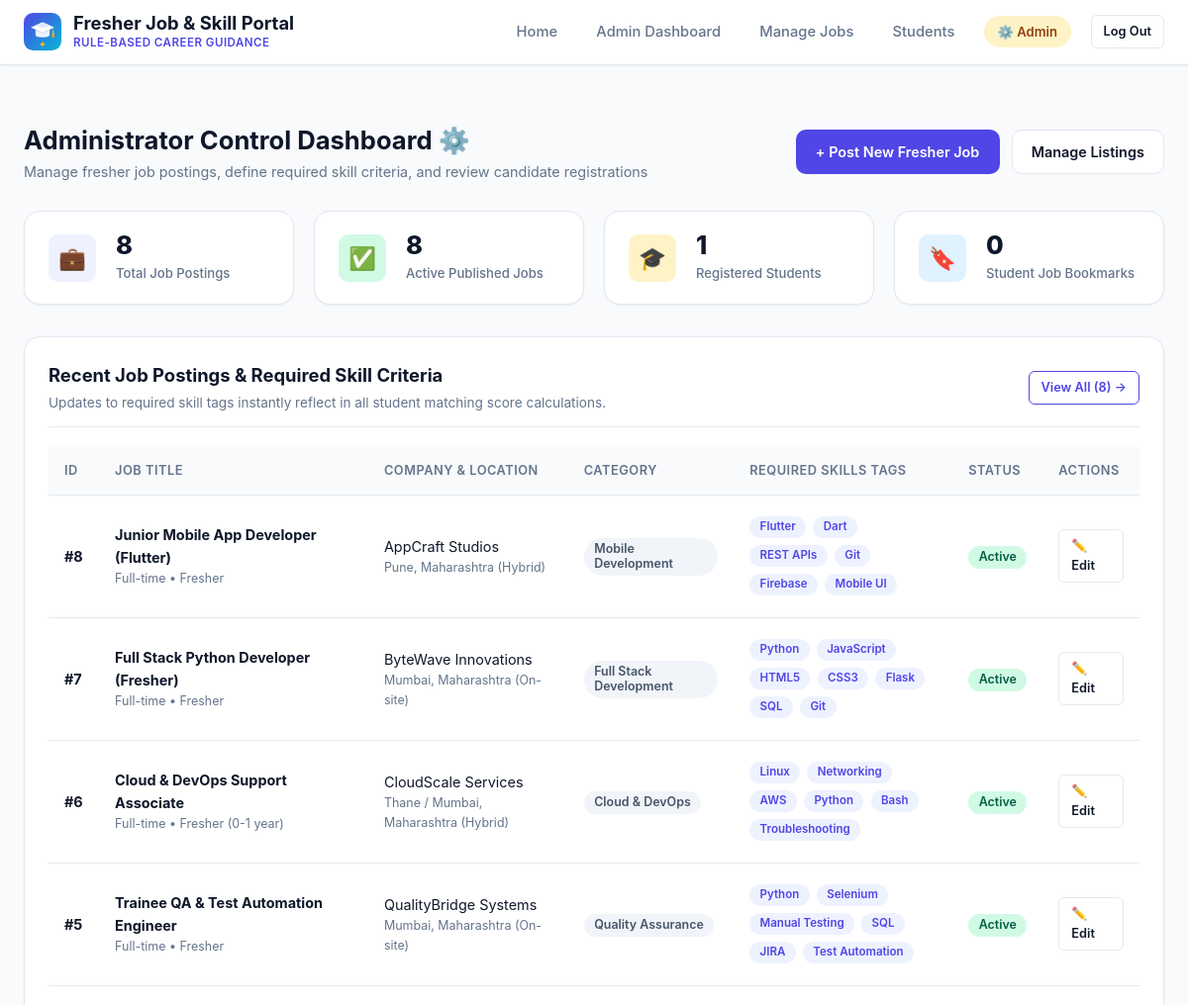
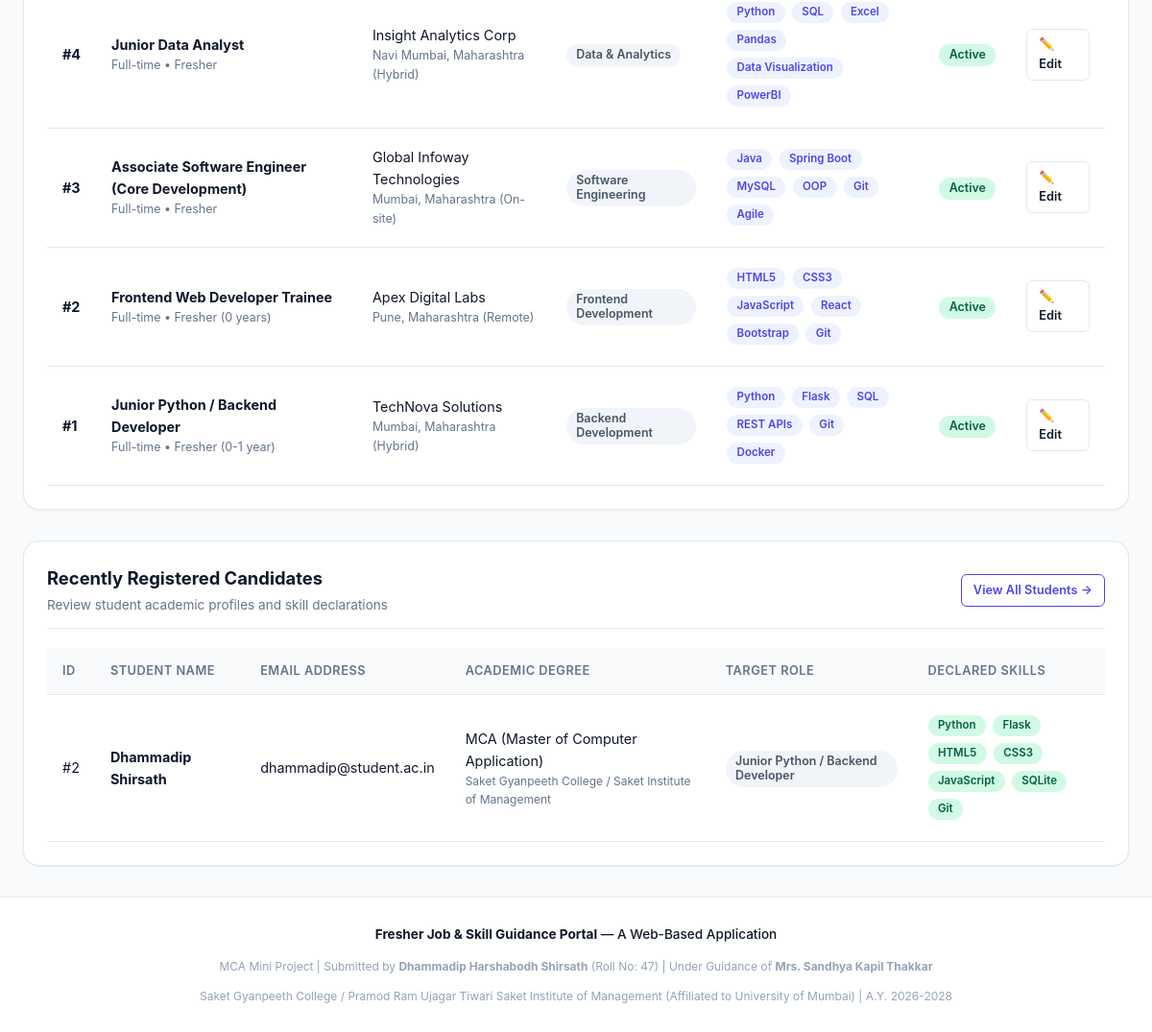
The app's page /admin/dashboard (signed in), older data (2 pictures, top to bottom).
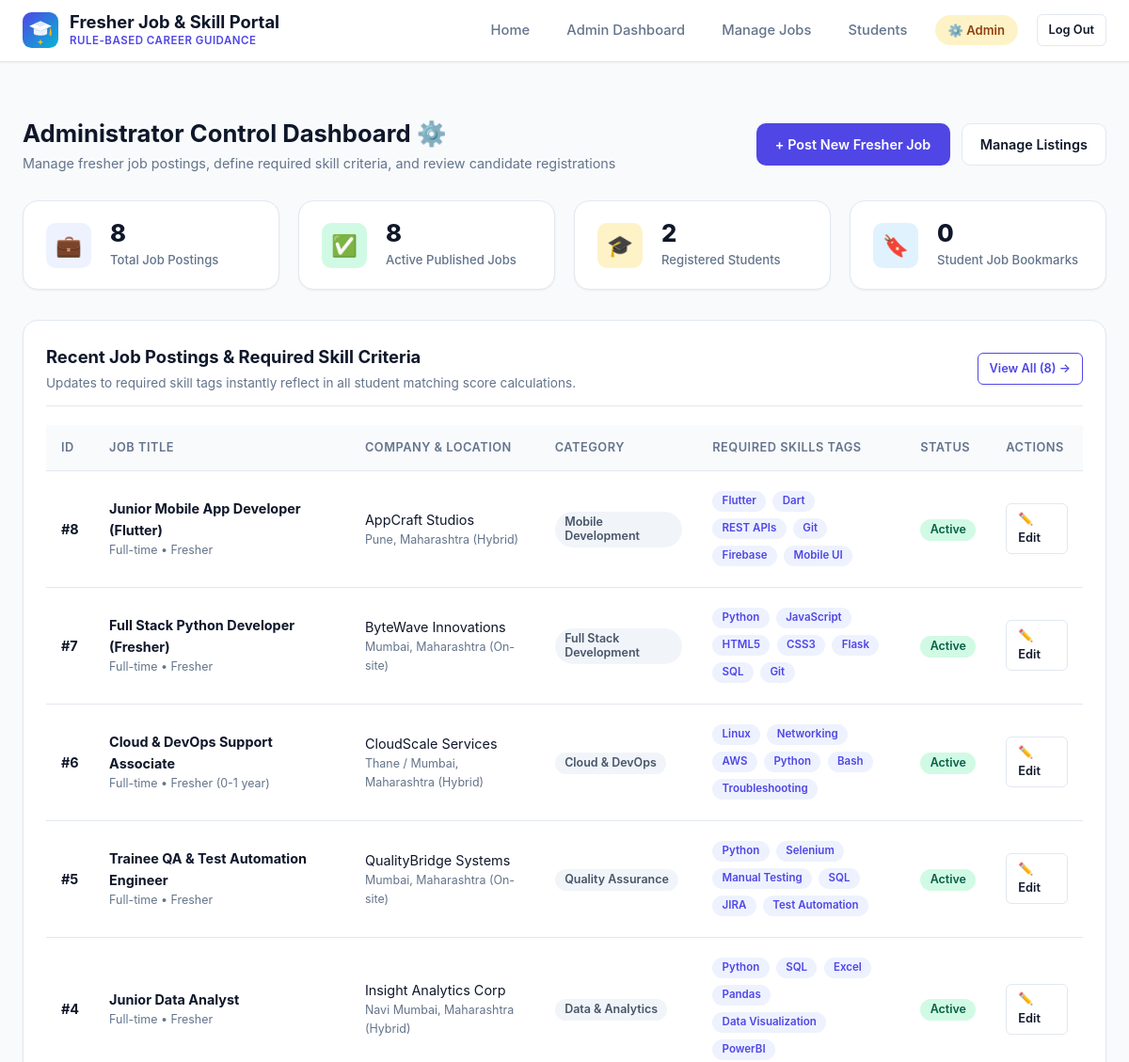
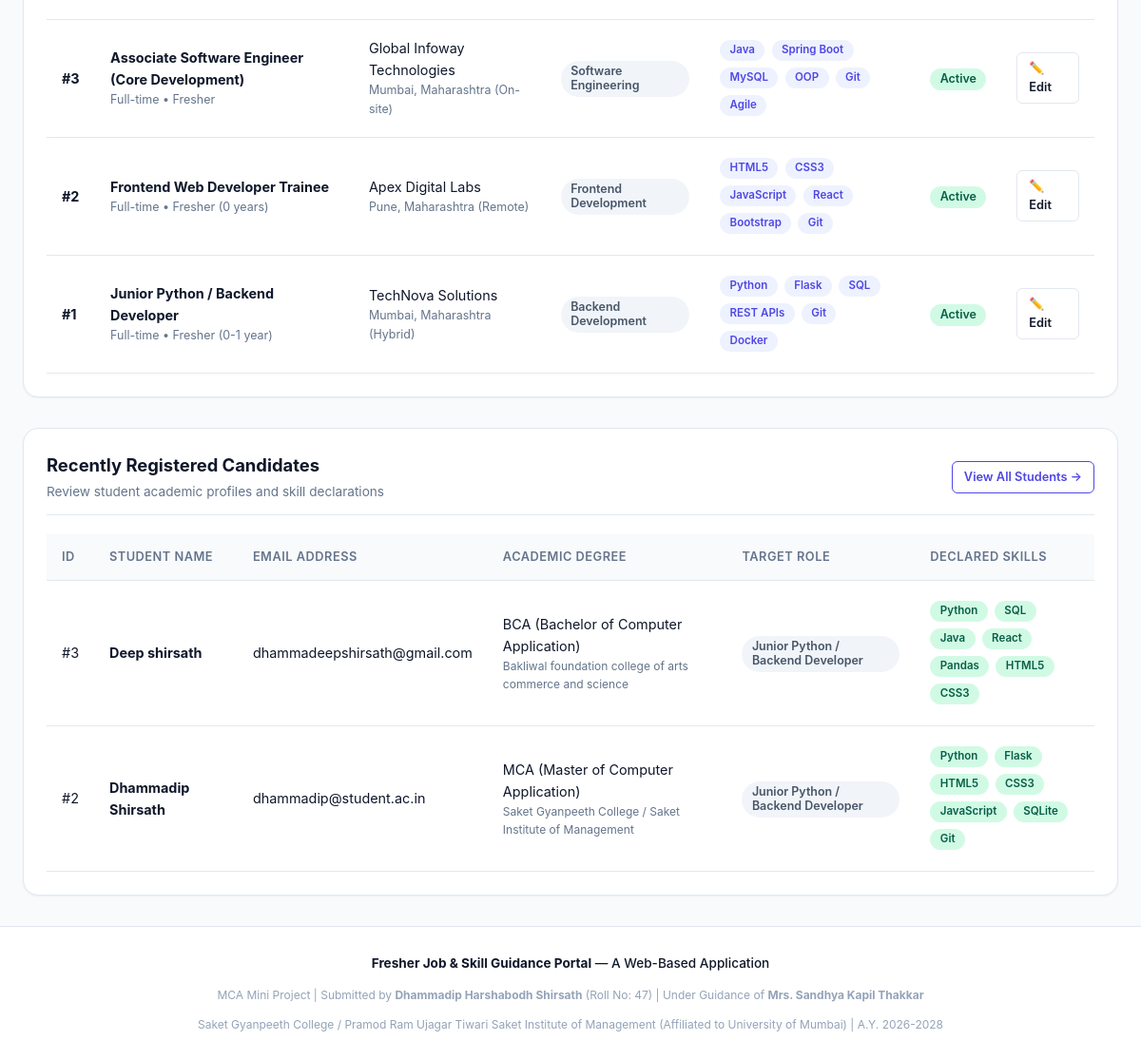
The same page, newer data (2 pictures, top to bottom).
### tables this page shows
CREATE TABLE jobs (
    id INTEGER PRIMARY KEY AUTOINCREMENT,
    title TEXT NOT NULL,
    company TEXT NOT NULL,
    location TEXT NOT NULL,
    role_category TEXT NOT NULL,
    job_type TEXT DEFAULT 'Full-time',
    education_req TEXT NOT NULL,
    experience_req TEXT DEFAULT 'Fresher',
    required_skills TEXT NOT NULL,
    description TEXT NOT NULL,
    responsibilities TEXT DEFAULT '',
    eligibility_notes TEXT DEFAULT '',
    contact_email TEXT DEFAULT '',
    is_active INTEGER DEFAULT 1,
    created_at TIMESTAMP DEFAULT CURRENT_TIMESTAMP,
    updated_at TIMESTAMP DEFAULT CURRENT_TIMESTAMP
);

CREATE TABLE profiles (
    id INTEGER PRIMARY KEY AUTOINCREMENT,
    user_id INTEGER UNIQUE NOT NULL,
    degree TEXT DEFAULT '',
    field_of_study TEXT DEFAULT '',
    college TEXT DEFAULT '',
    graduation_year INTEGER DEFAULT 2026,
    experience_level TEXT DEFAULT 'Fresher (0 years)',
    target_role TEXT DEFAULT 'Software Developer',
    skills TEXT DEFAULT '',
    bio TEXT DEFAULT '',
    created_at TIMESTAMP DEFAULT CURRENT_TIMESTAMP,
    updated_at TIMESTAMP DEFAULT CURRENT_TIMESTAMP,
    FOREIGN KEY (user_id) REFERENCES users (id) ON DELETE CASCADE
);

CREATE TABLE users (
    id INTEGER PRIMARY KEY AUTOINCREMENT,
    full_name TEXT NOT NULL,
    email TEXT UNIQUE NOT NULL,
    password_hash TEXT NOT NULL,
    role TEXT NOT NULL CHECK(role IN ('student', 'admin')),
    created_at TIMESTAMP DEFAULT CURRENT_TIMESTAMP
);

### app.py (the view)
    @app.route('/admin/dashboard')
    @admin_required
    def admin_dashboard():
        stats = models.get_admin_metrics()
        jobs = models.get_all_jobs(active_only=False)
        students = models.get_all_students()
        return render_template(
            'admin/dashboard.html',
            stats=stats,
            jobs=jobs[:8],
            students=students[:5],
            title='Admin Dashboard'
        )

### database.py (called while the page is built)
def get_db():
    if 'db' not in g:
        db_path = current_app.config['DATABASE'] if current_app else Config.DATABASE
        g.db = sqlite3.connect(db_path)
        g.db.row_factory = sqlite3.Row
        g.db.execute("PRAGMA foreign_keys = ON;")
    return g.db

### models.py (called while the page is built)
def get_user_by_id(user_id):
    db = get_db()
    cursor = db.cursor()
    cursor.execute("SELECT * FROM users WHERE id = ?", (user_id,))
    return cursor.fetchone()

def get_all_students():
    db = get_db()
    cursor = db.cursor()
    cursor.execute("""
        SELECT u.id, u.full_name, u.email, u.created_at,
               p.degree, p.college, p.skills, p.target_role, p.experience_level
        FROM users u
        LEFT JOIN profiles p ON u.id = p.user_id
        WHERE u.role = 'student'
        ORDER BY u.id DESC
    """)
    return cursor.fetchall()

def get_all_jobs(active_only=True, category=None, search=None):
    db = get_db()
    cursor = db.cursor()
    conditions = []
    params = []
    if active_only:
        conditions.append("is_active = 1")
    if category and category != 'All':
        conditions.append("role_category = ?")
        params.append(category)
    if search:
        search_pattern = f"%{search.strip()}%"
        conditions.append("(title LIKE ? OR company LIKE ? OR required_skills LIKE ? OR location LIKE ?)")
        params.extend([search_pattern, search_pattern, search_pattern, search_pattern])
    where_clause = f"WHERE {' AND '.join(conditions)}" if conditions else ""
    query = f"""
        SELECT * FROM jobs
        {where_clause}
        ORDER BY id DESC
    """
    cursor.execute(query, params)
    return cursor.fetchall()

def get_admin_metrics():
    db = get_db()
    cursor = db.cursor()
    cursor.execute("SELECT COUNT(*) FROM jobs")
    total_jobs = cursor.fetchone()[0]
    cursor.execute("SELECT COUNT(*) FROM jobs WHERE is_active = 1")
    active_jobs = cursor.fetchone()[0]
    cursor.execute("SELECT COUNT(*) FROM users WHERE role = 'student'")
    total_students = cursor.fetchone()[0]
    cursor.execute("SELECT COUNT(*) FROM saved_jobs")
    total_bookmarks = cursor.fetchone()[0]
    cursor.execute("SELECT DISTINCT role_category FROM jobs")
    categories = [r[0] for r in cursor.fetchall() if r[0]]
    return {
        'total_jobs': total_jobs,
        'active_jobs': active_jobs,
        'total_students': total_students,
        'total_bookmarks': total_bookmarks,
        'categories_count': len(categories)
    }

### templates/admin/dashboard.html
{% extends 'base.html' %}
{% block content %}
<div class="dashboard-header">
  <div class="dashboard-title">
    <h2>Administrator Control Dashboard ⚙️</h2>
    <p>Manage fresher job postings, define required skill criteria, and review candidate registrations</p>
  </div>
  <div style="display: flex; gap: 0.75rem;">
    <a href="{{ url_for('admin_create_job') }}" class="btn btn-primary">
      + Post New Fresher Job
    </a>
    <a href="{{ url_for('admin_manage_jobs') }}" class="btn btn-secondary">
      Manage Listings
    </a>
  </div>
</div>
<section class="stats-grid">
  <div class="stat-card">
    <div class="stat-icon primary">💼</div>
    <div class="stat-info">
      <div class="stat-value">{{ stats.total_jobs }}</div>
      <div class="stat-label">Total Job Postings</div>
    </div>
  </div>
  <div class="stat-card">
    <div class="stat-icon success">✅</div>
    <div class="stat-info">
      <div class="stat-value">{{ stats.active_jobs }}</div>
      <div class="stat-label">Active Published Jobs</div>
    </div>
  </div>
  <div class="stat-card">
    <div class="stat-icon warning">🎓</div>
    <div class="stat-info">
      <div class="stat-value">{{ stats.total_students }}</div>
      <div class="stat-label">Registered Students</div>
    </div>
  </div>
  <div class="stat-card">
    <div class="stat-icon secondary">🔖</div>
    <div class="stat-info">
      <div class="stat-value">{{ stats.total_bookmarks }}</div>
      <div class="stat-label">Student Job Bookmarks</div>
    </div>
  </div>
</section>
<section class="card" style="margin-bottom: 2rem;">
  <div class="card-header">
    <div>
      <h3 class="card-title">Recent Job Postings &amp; Required Skill Criteria</h3>
      <p style="font-size: 0.85rem; color: var(--text-muted); margin-top: 0.2rem;">
        Updates to required skill tags instantly reflect in all student matching score calculations.
      </p>
    </div>
    <a href="{{ url_for('admin_manage_jobs') }}" class="btn btn-outline-primary btn-sm">
      View All ({{ stats.total_jobs }}) &rarr;
    </a>
  </div>
  <div class="table-responsive">
    <table class="table">
      <thead>
        <tr>
          <th>ID</th>
          <th>Job Title</th>
          <th>Company &amp; Location</th>
          <th>Category</th>
          <th>Required Skills Tags</th>
          <th>Status</th>
          <th>Actions</th>
        </tr>
      </thead>
      <tbody>
        {% for job in jobs %}
          <tr>
            <td><strong>#{{ job.id }}</strong></td>
            <td>
              <div style="font-weight: 700; color: var(--text-main);">{{ job.title }}</div>
              <div style="font-size: 0.78rem; color: var(--text-muted);">{{ job.job_type }} &bull; {{ job.experience_req }}</div>
            </td>
            <td>
              <div>{{ job.company }}</div>
              <div style="font-size: 0.78rem; color: var(--text-muted);">{{ job.location }}</div>
            </td>
            <td><span class="badge badge-neutral">{{ job.role_category }}</span></td>
            <td style="max-width: 280px;">
              <div class="skill-tags">
                {% for s in job.required_skills.split(',') %}
                  <span class="badge badge-primary" style="font-size: 0.72rem;">{{ s.strip() }}</span>
                {% endfor %}
              </div>
            </td>
            <td>
              {% if job.is_active %}
                <span class="badge badge-success">Active</span>
              {% else %}
                <span class="badge badge-danger">Inactive</span>
              {% endif %}
            </td>
            <td>
              <div style="display: flex; gap: 0.4rem;">
                <a href="{{ url_for('admin_edit_job', job_id=job.id) }}" class="btn btn-secondary btn-sm" title="Edit Job & Skill Tags">
                  ✏️ Edit
                </a>
              </div>
            </td>
          </tr>
        {% endfor %}
      </tbody>
    </table>
  </div>
</section>
<section class="card">
  <div class="card-header">
    <div>
      <h3 class="card-title">Recently Registered Candidates</h3>
      <p style="font-size: 0.85rem; color: var(--text-muted); margin-top: 0.2rem;">
        Review student academic profiles and skill declarations
      </p>
    </div>
    <a href="{{ url_for('admin_students') }}" class="btn btn-outline-primary btn-sm">
      View All Students &rarr;
    </a>
  </div>
  <div class="table-responsive">
    <table class="table">
      <thead>
        <tr>
          <th>ID</th>
          <th>Student Name</th>
          <th>Email Address</th>
          <th>Academic Degree</th>
          <th>Target Role</th>
          <th>Declared Skills</th>
        </tr>
      </thead>
      <tbody>
        {% for s in students %}
          <tr>
            <td>#{{ s.id }}</td>
            <td><strong>{{ s.full_name }}</strong></td>
            <td>{{ s.email }}</td>
            <td>
              <div>{{ s.degree or 'N/A' }}</div>
              <div style="font-size: 0.75rem; color: var(--text-muted);">{{ s.college or '' }}</div>
            </td>
            <td><span class="badge badge-neutral">{{ s.target_role or 'General' }}</span></td>
            <td style="max-width: 250px;">
              {% if s.skills %}
                <div class="skill-tags">
                  {% for sk in s.skills.split(',') %}
                    {% if sk.strip() %}
                      <span class="badge badge-success" style="font-size: 0.72rem;">{{ sk.strip() }}</span>
                    {% endif %}
                  {% endfor %}
                </div>
              {% else %}
                <span style="font-size: 0.8rem; color: var(--text-muted);">None entered</span>
              {% endif %}
            </td>
          </tr>
        {% endfor %}
      </tbody>
    </table>
  </div>
</section>
{% endblock %}

### templates/base.html (shortened to what this page needs)
<!DOCTYPE html>
<html lang="en">
<head>
  <link rel="stylesheet" href="{{ url_for('static', filename='css/style.css') }}">
  <link rel="stylesheet" href="{{ url_for('static', filename='css/dashboard.css') }}">
</head>
<body>
  <nav class="navbar">
    <div class="nav-container">
      <a href="{{ url_for('index') }}" class="brand">
        <img src="{{ url_for('static', filename='images/logo.svg') }}" alt="Logo">
        <div>
          <div class="brand-title">Fresher Job &amp; Skill Portal</div>
          <div class="brand-sub">Rule-Based Career Guidance</div>
        </div>
      </a>
      <ul class="nav-links">
        <li><a href="{{ url_for('index') }}" class="nav-link">Home</a></li>
        {% if is_authenticated %}
          {% if is_student %}
            <li><a href="{{ url_for('student_dashboard') }}" class="nav-link">Dashboard</a></li>
            <li><a href="{{ url_for('student_jobs') }}" class="nav-link">Job Suggestions</a></li>
            <li><a href="{{ url_for('student_skill_guidance') }}" class="nav-link">Skill Guidance</a></li>
            <li><a href="{{ url_for('student_saved_jobs') }}" class="nav-link">Saved Jobs</a></li>
            <li><a href="{{ url_for('student_profile') }}" class="nav-link">My Profile</a></li>
            <li>
              <span class="user-badge student">
                🎓 {{ current_user['full_name'].split(' ')[0] }}
              </span>
            </li>
          {% elif is_admin %}
            <li><a href="{{ url_for('admin_dashboard') }}" class="nav-link">Admin Dashboard</a></li>
            <li><a href="{{ url_for('admin_manage_jobs') }}" class="nav-link">Manage Jobs</a></li>
            <li><a href="{{ url_for('admin_students') }}" class="nav-link">Students</a></li>
            <li>
              <span class="user-badge admin">
                ⚙️ Admin
              </span>
            </li>
          {% endif %}
          <li><a href="{{ url_for('logout') }}" class="btn btn-secondary btn-sm">Log Out</a></li>
        {% else %}
          <li><a href="{{ url_for('login') }}" class="btn btn-secondary btn-sm">Sign In</a></li>
          <li><a href="{{ url_for('register') }}" class="btn btn-primary btn-sm">Student Register</a></li>
        {% endif %}
      </ul>
    </div>
  </nav>
  <main class="main-content">
    {% if not_found %}
      <div class="card" style="text-align: center; padding: 3rem;">
        <h2>404 - Page Not Found</h2>
        <p style="color: var(--text-muted); margin: 1rem 0;">The page you are looking for does not exist or has been moved.</p>
        <a href="{{ url_for('index') }}" class="btn btn-primary">Return to Home</a>
      </div>
    {% elif server_error %}
      <div class="card" style="text-align: center; padding: 3rem;">
        <h2>500 - Application Error</h2>
        <p style="color: var(--text-muted); margin: 1rem 0;">An unexpected internal error occurred. Please try again.</p>
        <a href="{{ url_for('index') }}" class="btn btn-primary">Return to Home</a>
      </div>
    {% else %}
      {% block content %}{% endblock %}
    {% endif %}
  </main>
  <footer class="footer">
    <div class="footer-container">
      <div class="footer-credits">
        <strong>Fresher Job &amp; Skill Guidance Portal</strong> — A Web-Based Application
      </div>
      <div class="footer-sub">
        MCA Mini Project | Submitted by <strong>Dhammadip Harshabodh Shirsath</strong> (Roll No: 47) | Under Guidance of <strong>Mrs. Sandhya Kapil Thakkar</strong>
      </div>
      <div class="footer-sub">
        Saket Gyanpeeth College / Pramod Ram Ujagar Tiwari Saket Institute of Management (Affiliated to University of Mumbai) | A.Y. 2026-2028
      </div>
    </div>
  </footer>
</body>
</html>

### static/css/dashboard.css (style rules this page uses)
.stats-grid { display: grid; grid-template-columns: repeat(auto-fit, minmax(210px, 1fr)); gap: 1.25rem; margin-bottom: 2rem; }
.stat-card { background: #ffffff; border: 1px solid var(--border-color); border-radius: var(--radius-lg); padding: 1.25rem 1.5rem; display: flex; align-items: center; gap: 1.25rem; box-shadow: var(--shadow-sm); }
.stat-icon { width: 48px; height: 48px; border-radius: var(--radius-md); display: flex; align-items: center; justify-content: center; font-size: 1.4rem; }
.stat-icon.primary { background: var(--primary-light); color: var(--primary); }
.stat-icon.success { background: var(--success-light); color: var(--success); }
.stat-icon.warning { background: var(--warning-light); color: var(--warning); }
.stat-icon.secondary { background: var(--secondary-light); color: var(--secondary); }
.stat-info .stat-value { font-size: 1.6rem; font-weight: 800; color: var(--text-main); line-height: 1.1; }
.stat-info .stat-label { font-size: 0.82rem; color: var(--text-muted); font-weight: 500; margin-top: 0.2rem; }
.dashboard-header { display: flex; justify-content: space-between; align-items: center; margin-bottom: 1.75rem; flex-wrap: wrap; gap: 1rem; }
.dashboard-title h2 { font-size: 1.6rem; font-weight: 700; }
.dashboard-title p { color: var(--text-muted); font-size: 0.9rem; }

Row changes from the older to the newer data that the page shows:
added profiles: id "3", full_name "Deep shirsath", email "dhammadeepshirsath@gmail.com", degree "BCA (Bachelor of Computer Application)", college "Bakliwal foundation college of arts commerce and science", target_role "Junior Python / Backend Developer", strip "Python" "SQL" "Java" "React" "Pandas" "HTML5" "CSS3"
Text that changed along with them:
{{ stats.total_students }}: "1" → "2"
